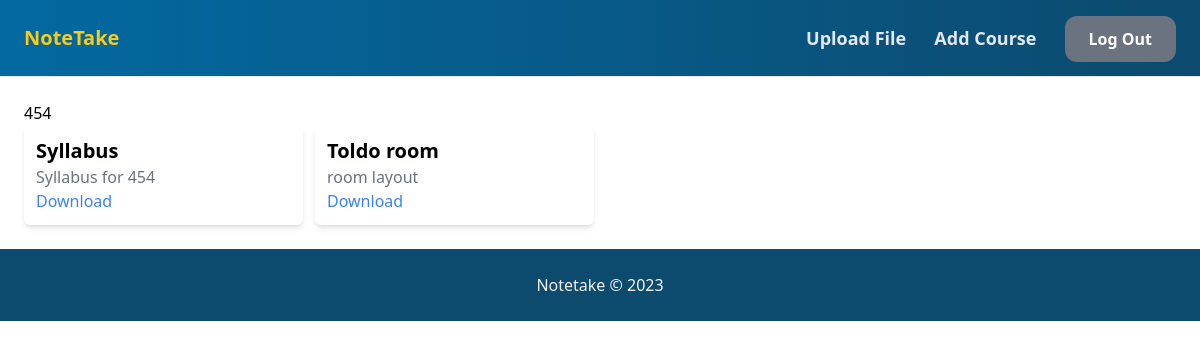
The page /course/1/ (signed in) on the database its author committed.
### course/models.py (models this page shows, shortened)
class Course(models.Model):
    name = models.CharField(max_length=255)
    course_files = models.ManyToManyField('File', related_name='courses', blank=True)
    class Meta:
        ordering = ('name',)
        verbose_name_plural = 'Courses'

class File(models.Model):
    course = models.ForeignKey(Course, related_name='files', on_delete=models.CASCADE)
    name = models.CharField(max_length=255)
    description = models.TextField(blank=True, null=True)
    file = models.FileField(upload_to='file_files/', blank=True, null=True)
    uploaded_by = models.ForeignKey(User, related_name='files', on_delete=models.SET_NULL, blank=True, null=True)
    uploaded_at = models.DateTimeField(auto_now_add=True)

### course/views.py (the view)
# urls.py: path('', views.course, name='course'),
def course(request, pk):
    course = get_object_or_404(Course, pk=pk)
    course_files = File.objects.filter(course=course)
    return render(request, 'course/course.html', {
        'course': course,
        'course_files': course_files
    })

### course/templates/course/course.html (shortened to what this page needs)
{% extends 'core/base.html' %}
{% block content %}
    <h1> {{course.name}} </h1>
    <div class="grid grid-cols-4 gap-3">
        {% for file in course_files %}
            <div class="bg-white shadow-md rounded-md p-3">
                <a href="{% url 'course:file' file.id %}">
                    <h1 class="text-xl font-bold hover:text-gray-500">{{file.name}}</h1>
                </a>
                <p class="text-gray-500">{{file.description}}</p>
                <a href="{{file.file.url}}" class="text-blue-500">Download</a>
            </div>
        {% endfor %}
    </div>
{% endblock %}

### rows shown on the page
Course: name "454"
File: name "Syllabus", description "Syllabus for 454"
File: name "Toldo room", description "room layout"
